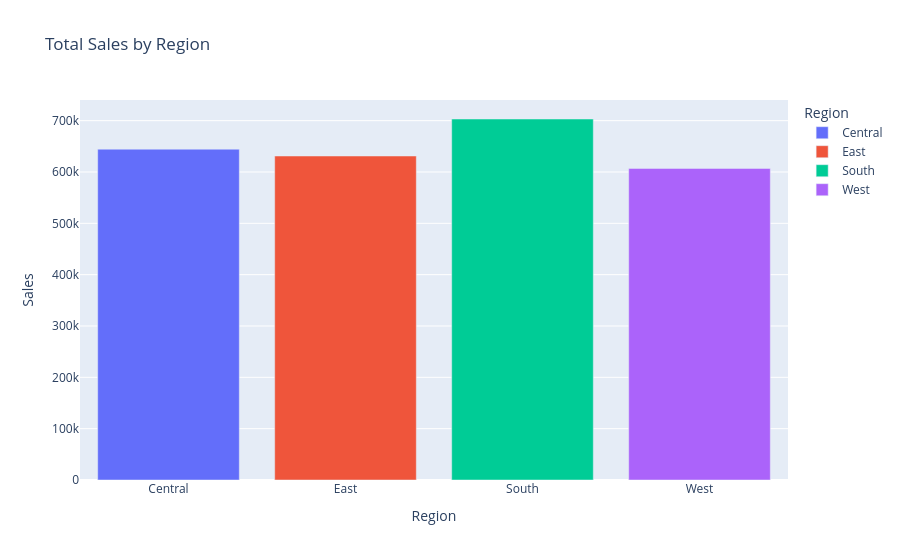

Notebook source saved alongside this figure:
### Markdown cell above
This interactive bar chart displays total sales generated by each region. The visualization allows users to explore region-wise sales performance through interactive features such as hover information and zoom controls.

### Code cell
region_sales = df.groupby('Region')['Sales'].sum().reset_index()

bar_fig = px.bar(
    region_sales,
    x='Region',
    y='Sales',
    color='Region',
    title='Total Sales by Region'
)

bar_fig.show()

### Figure 1 — Plotly figure (JSON) as saved in the notebook; plotly's stock layout.template omitted (floating-point values rounded to 4 significant figures)
{"data": [{"alignmentgroup": "True", "hovertemplate": "Region=%{x}<br>Sales=%{y}<extra></extra>", "legendgroup": "Central", "marker": {"color": "#636efa", "pattern": {"shape": ""}}, "name": "Central", "offsetgroup": "Central", "orientation": "v", "showlegend": true, "textposition": "auto", "type": "bar", "x": ["Central"], "xaxis": "x", "y": [644400.0], "yaxis": "y"}, {"alignmentgroup": "True", "hovertemplate": "Region=%{x}<br>Sales=%{y}<extra></extra>", "legendgroup": "East", "marker": {"color": "#EF553B", "pattern": {"shape": ""}}, "name": "East", "offsetgroup": "East", "orientation": "v", "showlegend": true, "textposition": "auto", "type": "bar", "x": ["East"], "xaxis": "x", "y": [631200.0], "yaxis": "y"}, {"alignmentgroup": "True", "hovertemplate": "Region=%{x}<br>Sales=%{y}<extra></extra>", "legendgroup": "South", "marker": {"color": "#00cc96", "pattern": {"shape": ""}}, "name": "South", "offsetgroup": "South", "orientation": "v", "showlegend": true, "textposition": "auto", "type": "bar", "x": ["South"], "xaxis": "x", "y": [703200.0], "yaxis": "y"}, {"alignmentgroup": "True", "hovertemplate": "Region=%{x}<br>Sales=%{y}<extra></extra>", "legendgroup": "West", "marker": {"color": "#ab63fa", "pattern": {"shape": ""}}, "name": "West", "offsetgroup": "West", "orientation": "v", "showlegend": true, "textposition": "auto", "type": "bar", "x": ["West"], "xaxis": "x", "y": [607000.0], "yaxis": "y"}], "layout": {"barmode": "relative", "legend": {"title": {"text": "Region"}, "tracegroupgap": 0}, "title": {"text": "Total Sales by Region"}, "xaxis": {"anchor": "y", "categoryarray": ["Central", "East", "South", "West"], "categoryorder": "array", "domain": [0, 1], "title": {"text": "Region"}}, "yaxis": {"anchor": "x", "domain": [0, 1], "title": {"text": "Sales"}}}}
